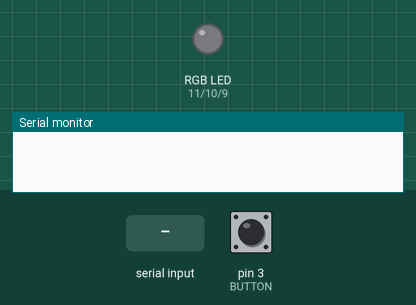
Bench run of a sketch on a simulated Arduino Nano, built with avr-gcc and run on an emulated ATmega328P. On the bench: an RGB LED mixed from three pins (HIGH = lit), the last lines printed to the serial monitor. Dashed ring = blinking. Inputs (shaded band) come from the test bench; at power-on: pin 3 (BUTTON) HIGH. Dim RGB values are drawn brighter than linear.

Above: at 1.2 s.
1.3 s: "d90\n" received over Serial
At 1.4 s:
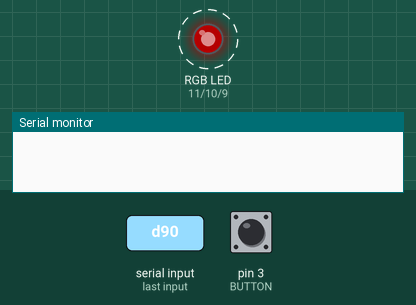
3.5 s: pin 3 (BUTTON) pulled LOW for 0.15 s
At 4.5 s:
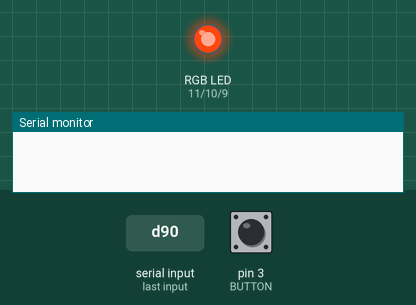
5.1 s: pin 3 (BUTTON) pulled LOW for 1 s
At 6.15 s:
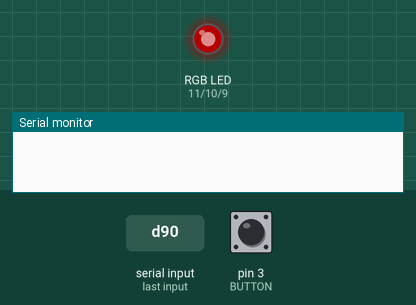
7.7 s: "90,45,200\n" received over Serial
At 8.5 s:
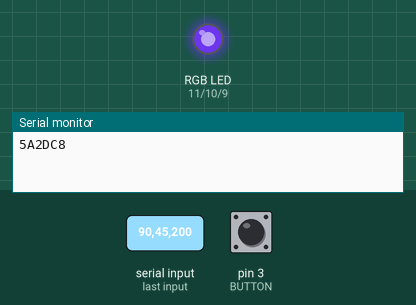
9.2 s: "30,150,10\n" received over Serial
At 9.7 s:
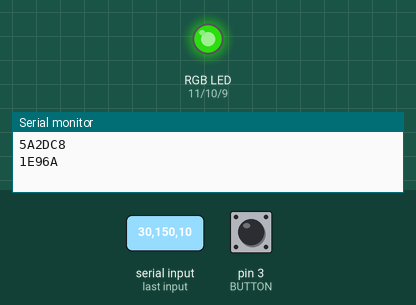
10.7 s: "1,90,45\n" received over Serial
At 11.9 s:
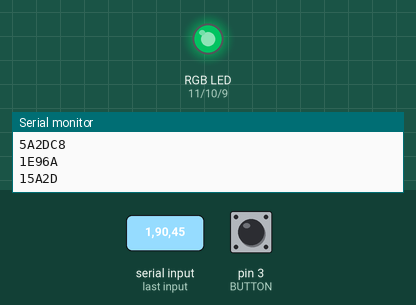
Timing chart, 0 to 13.2 s (numbered marks = the images above; inputs shaded):
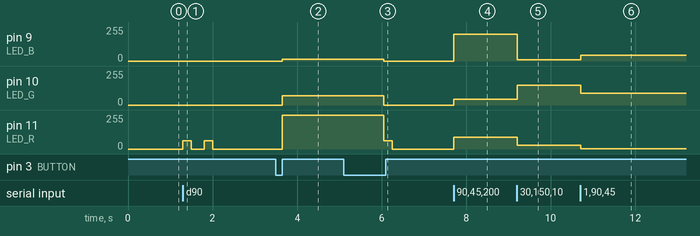

Measured:
- after the input at 1.3 s, pin 11 (LED_R): alternates 63/255 for 0.20 s and 0/255 for 0.30 s, 4 changes in all, then stays 0/255, starting at once
- after the input at 3.5 s, pin 9 (LED_B): 0/255 → 15/255 after 0.15 s; pin 10 (LED_G): 0/255 → 70/255 after 0.15 s; pin 11 (LED_R): 0/255 → 255/255 after 0.15 s
- after the input at 5.1 s, pin 9 (LED_B): 15/255 → 0/255 after 0.95 s; pin 10 (LED_G): 70/255 → 0/255 after 0.95 s; pin 11 (LED_R): 255/255 → 63/255 after 0.95 s, → 0/255 0.20 s later
- after the input at 7.7 s, pin 9 (LED_B): 0/255 → 200/255 at once; pin 10 (LED_G): 0/255 → 45/255 at once; pin 11 (LED_R): 0/255 → 90/255 at once
- after the input at 9.2 s, pin 9 (LED_B): 200/255 → 10/255 at once; pin 10 (LED_G): 45/255 → 150/255 at once; pin 11 (LED_R): 90/255 → 30/255 at once
- after the input at 10.7 s, pin 9 (LED_B): 10/255 → 45/255 at once; pin 10 (LED_G): 150/255 → 90/255 at once; pin 11 (LED_R): 30/255 → 1/255 at once

The sketch:

rgbLedStripController.ino
```cpp
// Config section
///////////////////////////////////////////////////////////
const int LED_R = 11;          // Red LED Pin
const int LED_G = 10;          // Green LED Pin
const int LED_B = 9;           // Blue LED Pin
const int BUTTON = 3;          // Button Pin
const int DEFAULT_R = 255; 	   // Default Red value
const int DEFAULT_G = 70;      // Default Green value
const int DEFAULT_B = 15;      // Default Blue value
const int PWM_RESOLUTION = 8;  // PWM resolution in Bits
///////////////////////////////////////////////////////////

const int MAX_PWM_VALUE = pow(2, PWM_RESOLUTION) - 1;
boolean is_strip_on = false;
boolean serial_control_enabled = true;

void setRGB(int red, int green, int blue) {
	analogWrite(LED_R, red);
	analogWrite(LED_G, green);
	analogWrite(LED_B, blue);
	if (!red && !green && !blue) {
		is_strip_on = false;
	} else {
		is_strip_on = true;
	}
}

void blink(int k, int time_on=200, int time_off=300) {
	for (int i=1; i<=k; i++) {
		setRGB(MAX_PWM_VALUE / 4, 0, 0);
		delay(time_on);
		setRGB(0, 0, 0);
		delay(time_off);
	}
}

void serialFlush(){
	while(Serial.available() > 0) {
		Serial.read();
	}
}

void setup() {
	pinMode(LED_R, OUTPUT);
	pinMode(LED_G, OUTPUT);
	pinMode(LED_B, OUTPUT);
	pinMode(BUTTON, INPUT_PULLUP);
	Serial.begin(9600);
}

void loop() {

	if (!digitalRead(BUTTON)) {
		int counter = 0;
		while (!digitalRead(BUTTON)) {
			counter++;
			if (counter == 20) {
				serial_control_enabled = !serial_control_enabled;
				serial_control_enabled ? blink(1) : blink(2);
			}
			delay(50);
		}
		if (counter >= 20) {
			delay(200);
			return;
		}

		is_strip_on ? setRGB(0, 0, 0) : setRGB(DEFAULT_R, DEFAULT_G, DEFAULT_B);
		delay(200);
	}

	if (Serial.available() > 0) {

		if (!serial_control_enabled) return;

		char action = Serial.peek();

		if (action == 'd') {  // disable serial control
			serial_control_enabled = false;
			blink(2);
			serialFlush();
			return;
		}

		int red = Serial.parseInt();
		int green = Serial.parseInt();
		int blue = Serial.parseInt();

		if (Serial.read() == '\n') {

			red = constrain(red, 0, MAX_PWM_VALUE);
			green = constrain(green, 0, MAX_PWM_VALUE);
			blue = constrain(blue, 0, MAX_PWM_VALUE);

			setRGB(red, green, blue);

			Serial.print(red, HEX);
			Serial.print(green, HEX);
			Serial.println(blue, HEX);
		}
	}
}
```
